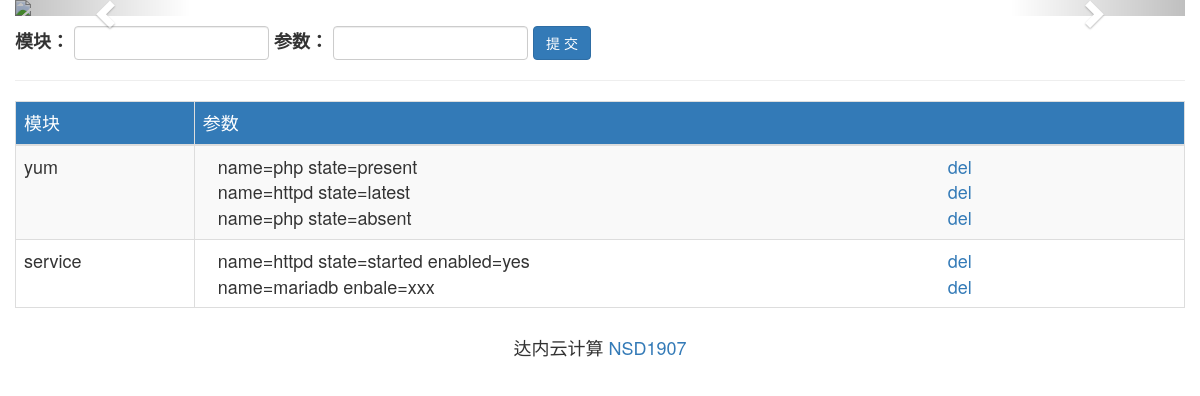
The app's page /webadmin/addmodules/, older data.
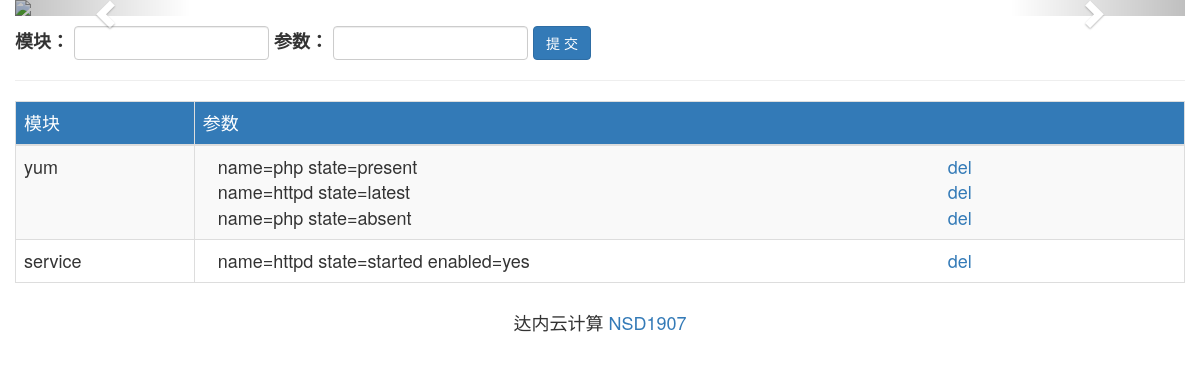
The same page, newer data.
### webadmin/models.py (models this page shows, shortened)
class Module(models.Model):
    modulename = models.CharField(max_length=50, unique=True)

class Argument(models.Model):
    arg_text = models.CharField(max_length=200)
    module = models.ForeignKey(Module)

### webadmin/views.py (the view, shortened to what this page needs)
def add_modules(request):
    modules = Module.objects.all()
    return render(request, 'add_modules.html', {'modules': modules})

### templates/add_modules.html (shortened to what this page needs)
{% extends 'base.html' %}
{% load static %}
{% block content %}
    <form action="" class="form-inline" method="post">
        <div class="form-group">
            <label>模块：</label>
            <input class="form-control" type="text" name="module">
        </div>
        <div class="form-group">
            <label>参数：</label>
            <input class="form-control" type="text" name="param">
        </div>
        <div class="form-group">
            <input class="btn btn-primary" type="submit" value="提 交">
        </div>
    </form>
    <hr>
    <table class="table table-striped table-hover table-bordered">
        <thead class="bg-primary">
        <tr>
            <td>模块</td>
            <td>参数</td>
        </tr>
        </thead>
        {% for module in modules %}
            <tr>
                <td>{{ module.modulename }}</td>
                <td>
                    <ul class="list-unstyled">
                        {% for args in module.argument_set.all %}
                            <li>
                                <div class="col-sm-9">
                                    {{ args.arg_text }}
                                </div>
                                <div class="col-sm-3">
                                    <a href="{% url 'del_arg' args.id %}">
                                        del
                                    </a>
                                </div>
                            </li>
                        {% endfor %}
                    </ul>
                </td>
            </tr>
        {% endfor %}
    </table>
{% endblock %}

Row changes from the older to the newer data that the page shows:
removed Argument: arg_text "name=mariadb enbale=xxx", shown under Module "service"
